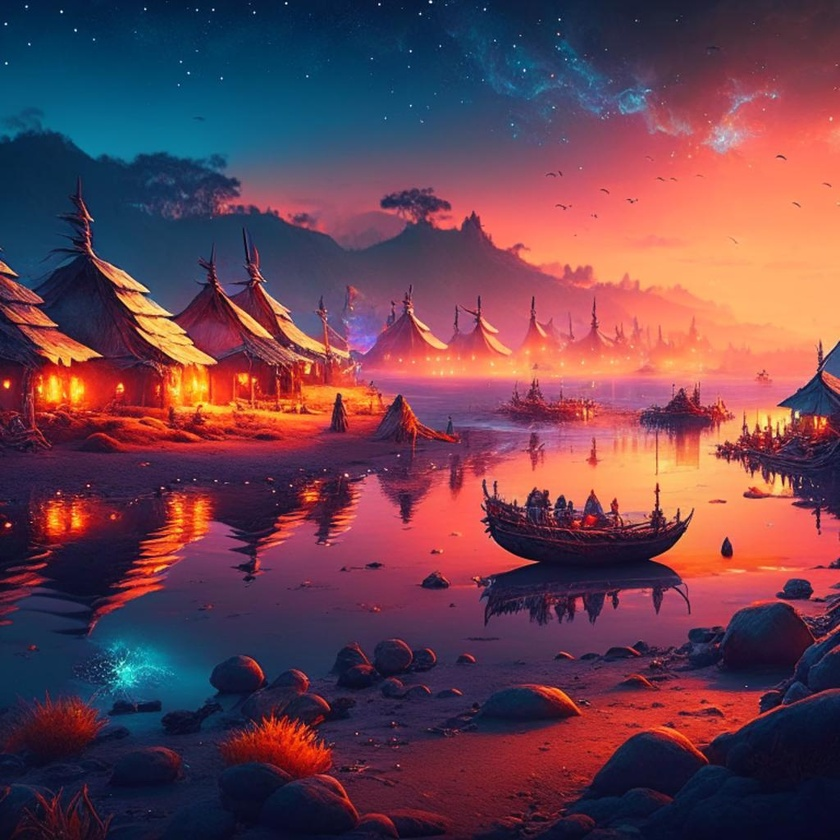
#> input picture 2023.08.07/Grayscale/03.jpg, 840 x 840 px, shrunk from 1024 x 1024 before the run, found by its file name
$ python Grayscale.py
#> lines starting #> are read from the running program, lines starting #| are printed output that depends on the picture
import cv2
img = cv2.imread(filename="../Photos/03.jpg", flags=0)
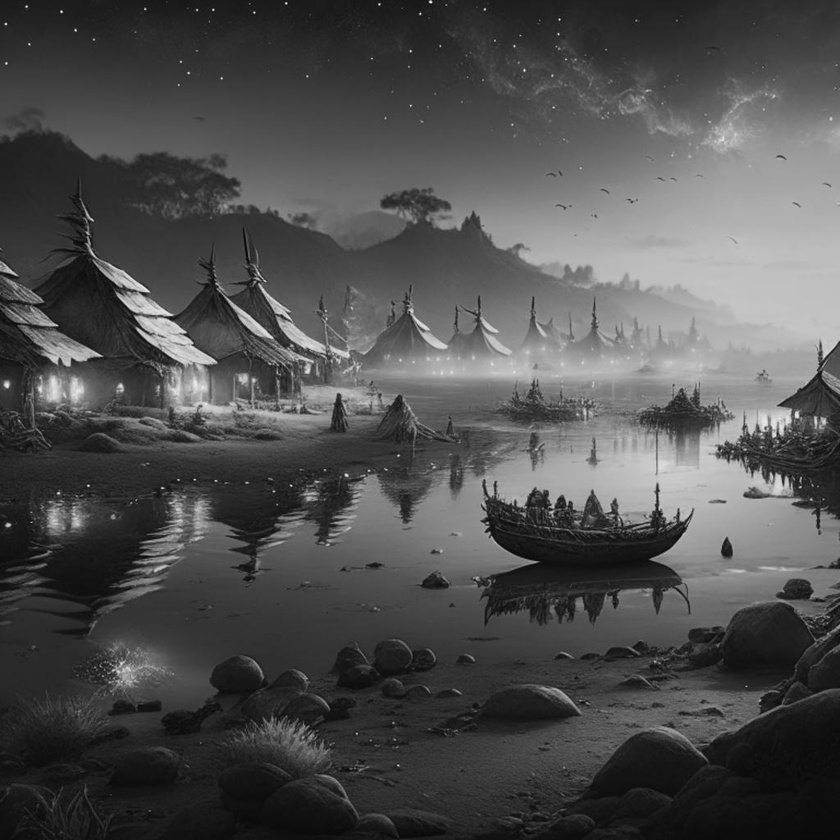
#> img: shape (840, 840); min 3, max 247, mean 79
print(img)
#> (printed output is left out)
cv2.imshow('03', img)
key = cv2.waitKey(0)
#> (key Esc is pressed here)
if key == 27:
    cv2.destroyAllWindows()
elif key == ord('s'):
    cv2.imwrite(filename='output.png', img=img)
    cv2.destroyAllWindows()
